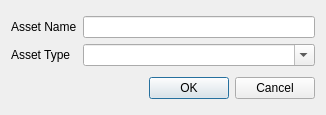
<?xml version="1.0" encoding="UTF-8"?>
<ui version="4.0">
 <class>create_asset</class>
 <widget class="QDialog" name="create_asset">
  <property name="windowModality">
   <enum>Qt::ApplicationModal</enum>
  </property>
  <property name="geometry">
   <rect>
    <x>0</x>
    <y>0</y>
    <width>326</width>
    <height>115</height>
   </rect>
  </property>
  <property name="windowTitle">
   <string>Create Asset</string>
  </property>
  <layout class="QVBoxLayout" name="verticalLayout">
   <item>
    <layout class="QGridLayout" name="gridLayout">
     <item row="1" column="0">
      <widget class="QLabel" name="label_2">
       <property name="text">
        <string>Asset Type</string>
       </property>
      </widget>
     </item>
     <item row="0" column="0">
      <widget class="QLabel" name="label">
       <property name="text">
        <string>Asset Name</string>
       </property>
      </widget>
     </item>
     <item row="0" column="1">
      <widget class="QLineEdit" name="asset_name_lineEdit"/>
     </item>
     <item row="1" column="1">
      <layout class="QHBoxLayout" name="horizontalLayout">
       <item>
        <widget class="QComboBox" name="asset_types_comboBox">
         <property name="editable">
          <bool>true</bool>
         </property>
        </widget>
       </item>
      </layout>
     </item>
    </layout>
   </item>
   <item>
    <widget class="QDialogButtonBox" name="buttonBox">
     <property name="orientation">
      <enum>Qt::Horizontal</enum>
     </property>
     <property name="standardButtons">
      <set>QDialogButtonBox::Cancel|QDialogButtonBox::Ok</set>
     </property>
    </widget>
   </item>
  </layout>
 </widget>
 <resources/>
 <connections>
  <connection>
   <sender>buttonBox</sender>
   <signal>rejected()</signal>
   <receiver>create_asset</receiver>
   <slot>reject()</slot>
   <hints>
    <hint type="sourcelabel">
     <x>316</x>
     <y>260</y>
    </hint>
    <hint type="destinationlabel">
     <x>286</x>
     <y>274</y>
    </hint>
   </hints>
  </connection>
  <connection>
   <sender>buttonBox</sender>
   <signal>accepted()</signal>
   <receiver>create_asset</receiver>
   <slot>accept()</slot>
   <hints>
    <hint type="sourcelabel">
     <x>248</x>
     <y>254</y>
    </hint>
    <hint type="destinationlabel">
     <x>157</x>
     <y>274</y>
    </hint>
   </hints>
  </connection>
 </connections>
</ui>
